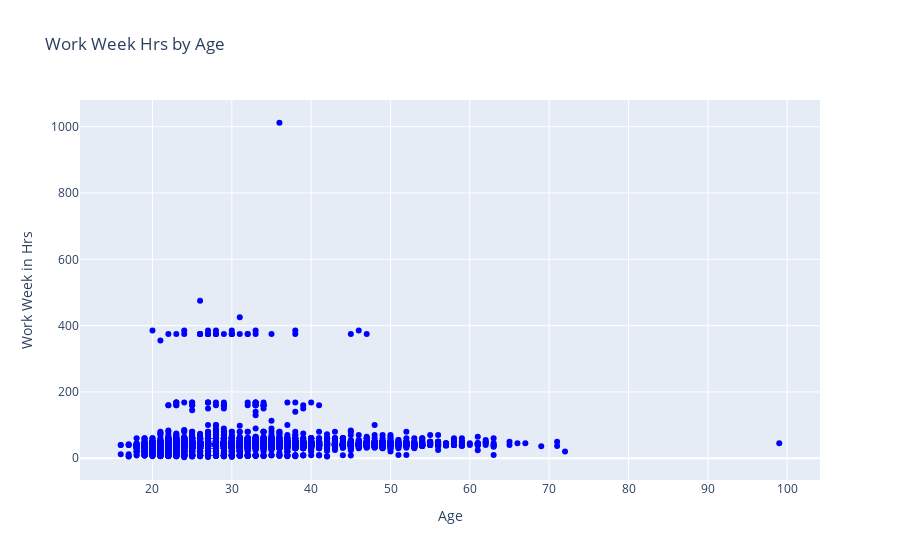

Notebook code for this chart:
### Code cell
fig=go.Figure()
fig.add_trace(go.Scatter(x=df3['Age'], y=df3['WorkWeekHrs'], mode='markers', marker=dict(color='blue')))
fig.update_layout(title='Work Week Hrs by Age', xaxis_title='Age', yaxis_title='Work Week in Hrs')
fig.show()

### Figure 1 — Plotly figure (JSON) as saved in the notebook; plotly's stock layout.template omitted (floating-point values rounded to 4 significant figures; data arrays with more than 128 entries replaced by an {"elided": "..."} marker saying what was removed)
{"data": [{"marker": {"color": "blue"}, "mode": "markers", "type": "scatter", "x": {"elided": "11398 int values"}, "y": {"elided": "11398 float values"}}], "layout": {"autosize": true, "title": {"text": "Work Week Hrs by Age"}, "xaxis": {"autorange": true, "range": [10.91, 104.1], "title": {"text": "Age"}, "type": "linear"}, "yaxis": {"autorange": true, "range": [-70.91, 1086.0], "title": {"text": "Work Week in Hrs"}, "type": "linear"}}}
